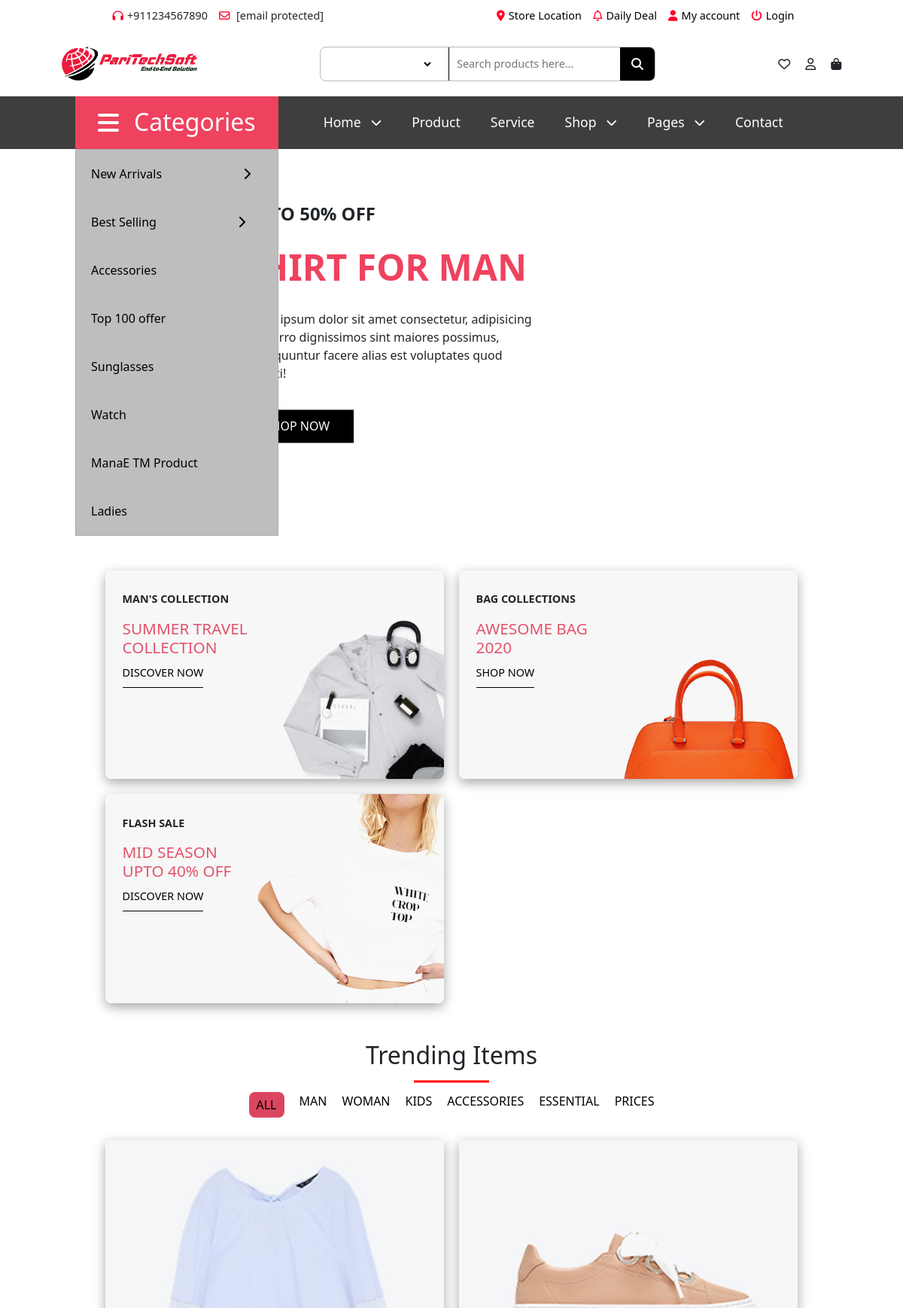
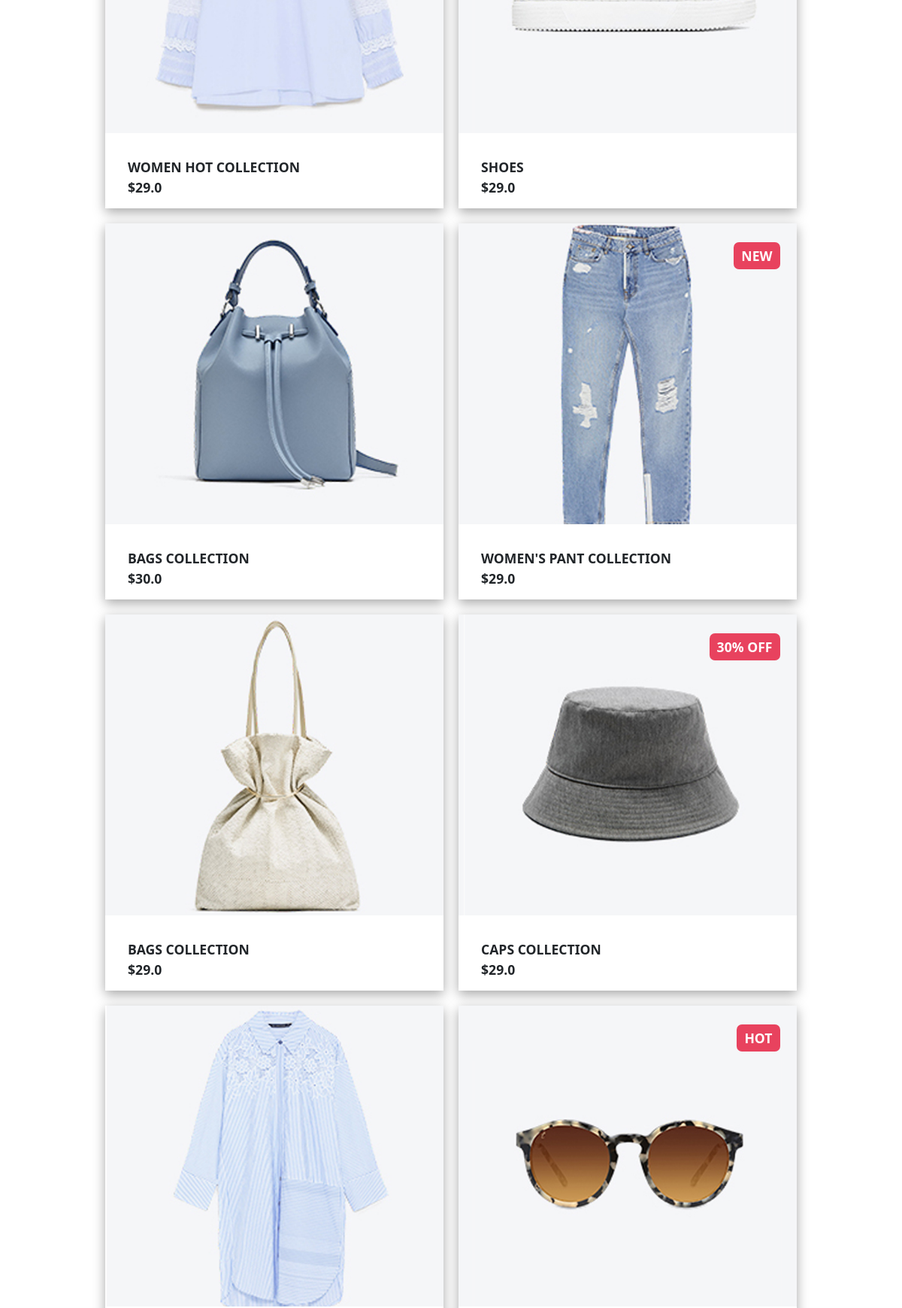
The page / (upper part) on the database its author committed (2 pictures, top to bottom).
### coreapp/models.py (models this page shows, shortened)
class Category(models.Model):
    name = models.CharField(max_length=50)

class Products(models.Model):
    name = models.CharField(max_length=100)
    price = models.FloatField()
    desc = models.TextField(blank=True)
    image = models.ImageField(upload_to='products_images/')
    offer = models.CharField(max_length=50, blank=True)
    categories = models.ManyToManyField(Category)

### coreapp/views.py (the view)
# urls.py: path('', views.index),
def index(request):
    products = Products.objects.all()
    categories = Category.objects.all()
    allproducts = Products.objects.all()
    return render(request, 'pages/index.html', {'products': products, 'categories': categories, 'allproducts': allproducts})

### templates/pages/index.html (shortened to what this page needs)
{% extends 'base.html' %} {% load static %} {% block pagecontent %}
<main class="main">
  <div class="main_wrap">
    <h3>up to 50% off</h3>
    <h1>shirt for man</h1>
    <p>
      Lorem ipsum dolor sit amet consectetur, adipisicing elit. Porro
      dignissimos sint maiores possimus, consequuntur facere alias est
      voluptates quod deleniti!
    </p>
    <button>shop now</button>
  </div>
</main>
{% include 'components/collections.html' %}
{% include 'components/products.html' %}
{% endblock %}

### templates/base.html (shortened to what this page needs)
{% load static %}
<!DOCTYPE html>
<html lang="en">
  <head>
    <link
      rel="stylesheet"
      href="{% static 'css/styles.css' %}"
      type="text/css"
    />
    <link href="https://cdn.jsdelivr.net/npm/bootstrap@5.3.1/dist/css/bootstrap.min.css" rel="stylesheet">
    <link rel="stylesheet" href="https://cdnjs.cloudflare.com/ajax/libs/font-awesome/6.4.2/css/all.min.css" />
  </head>
  <body>
    {% include 'pages/topbar.html' %}
    {% include 'pages/navbar.html' %}
    <section style="min-height: 100vh;">{% block pagecontent%} {% endblock %}</section>
  </body>
</html>

### templates/pages/topbar.html
<section class="topbar d-none d-md-flex px-0 px-md-5">
    <div class="contacts">
        <p>
            <i class="fa-solid fa-headphones"></i>+911234567890
        </p>
        <p>
            <i class="fa-regular fa-envelope"></i> [email protected]
        </p>
    </div>
    <div class="actions">
        <ul>
            <li><a href="#"><i class="fa-solid fa-location-dot"></i>Store Location</a></li>
            <li><a href="#"><i class="fa-regular fa-bell"></i>Daily Deal</a></li>
            <li><a href="#"><i class="fa-solid fa-user"></i>My account</a></li>
            <li><a href="#"><i class="fa-solid fa-power-off"></i>Login</a></li>
        </ul>
    </div>
</section>

### templates/pages/navbar.html (shortened to what this page needs)
{% load static %}
<nav class="navbar_wrap px-0 ">
  <section class="nav-head d-none d-md-flex">
    <div class="logo_wrap">
      <img src="{% static 'images/logo.png' %}" alt="logo" />
    </div>
    <div class="search_wrap">
      <select class="category">
        <option value=""></option>
        <option value="one">one</option>
      </select>
      <div class="search_bar">
        <input
          type="text"
          name="search"
          id="search"
          placeholder="Search products here..."
        />
        <p><i class="fa-solid fa-magnifying-glass"></i></p>
      </div>
    </div>
    <div class="profile">
      <p><i class="fa-regular fa-heart"></i></p>
      <p><i class="fa-regular fa-user"></i></p>
      <p><i class="fa-solid fa-bag-shopping"></i></p>
    </div>
  </section>
  <section class="nav_bar">
    <div class="nav_categories">
      <p><i class="fa-solid fa-bars"></i></p>
      <h2 class="my-0">Categories</h2>
      <div class="sub_categories d-none d-lg-block">
        <ul>
          <li><a href="#">New Arrivals <span class="arrow"><span><i class="fa-solid fa-chevron-right"></i></span></span></a></li>
          <li><a href="#">Best Selling <span class="arrow"><span><i class="fa-solid fa-chevron-right"></i></span></span></a></li>
          <li><a href="#">Accessories</a></li>
          <li><a href="#">Top 100 offer</a></li>
          <li><a href="#">Sunglasses</a></li>
          <li><a href="#">Watch</a></li>
          <li><a href="#">ManaE <span>TM</span> Product</a></li>
          <li><a href="#">Ladies</a></li>
        </ul>
      </div>
    </div>
    <div class="nav_links">
      <ul class="links_list">
        <li><a href="#">Home <span class="arrow-down"><i class="fa-solid fa-chevron-down"></i></span></a>
        </li>
        <li><a href="#">Product</a></li>
        <li><a href="#">Service</a></li>
        <li><a href="#">Shop <span class="arrow-down"><i class="fa-solid fa-chevron-down"></i></span></a>
          </li>
        <li><a href="#">Pages <span class="arrow-down"><i class="fa-solid fa-chevron-down"></i></span></a>
          </li>
        <li><a href="#">Contact</a></li>
      </ul>
    </div>
  </section>
</nav>

### templates/components/collections.html
{% load static %}
<section class="collection">
    <div class="collection_card">
        <img src="{%static 'images/mid-banner1.jpg' /%}" alt="summer_travel">
        <div class="collection_info">
            <p>man's collection</p>
            <h4>summer travel <br> collection</h4>
            <a href="#">discover now</a>
        </div>
    </div>
    <div class="collection_card">
        <img src="{%static 'images/mini-banner2.jpg' /%}" alt="summer_travel">
        <div class="collection_info">
            <p>bag collections</p>
            <h4>awesome bag  <br> 2020</h4>
            <a href="#">Shop now</a>
        </div>
    </div>
    <div class="collection_card">
        <img src="{%static 'images/mini-banner3.jpg' /%}" alt="summer_travel">
        <div class="collection_info">
            <p>flash sale</p>
            <h4>mid season <br> upto 40% off</h4>
            <a href="#">discover now</a>
        </div>
    </div>
</section>

### templates/components/products.html
<section class="products">
  <h2 class="prod_title">Trending Items</h2>
    <div class="categories">
      <ul>
        <li class="active"><a href="{% url 'products_category' 0 %}">All</a></li>
        {% for cat in categories %}
        <li class=""><a href="{% url 'products_category' cat.id %}">{{ cat.name }}</a></li>
        {% endfor %}
      </ul>
    </div>
    <div class="products_grid">
      {% for prod in products %}
      <div class="prod_card">
        <img src="{{ prod.image.url }}" alt="{{prod.name}}" />
        <div class="prod_info">
          <p>{{prod.name}}</p>
          <p>${{prod.price}}</p>
        </div>
        <div class="offer">
          {% if prod.offer %}
          <p>{{prod.offer}}</p>
          {% endif %}
        </div>
      </div>
      {% endfor %}
    </div>
  </section>

### templates/components/mid_banner.html (shortened to what this page needs)
{% load static %}

### templates/components/hot_items.html (shortened to what this page needs)
{% load static %}

### templates/components/best_top_prods.html (shortened to what this page needs)
{% load static %}

### templates/components/deal_timer.html (shortened to what this page needs)
{% load static %}

### templates/components/blog.html (shortened to what this page needs)
{% load static %}

### templates/pages/footer.html (shortened to what this page needs)
{% load static %}

### rows shown on the page
Category: name "MAN"
Category: name "WOMAN"
Category: name "KIDS"
Category: name "ACCESSORIES"
Category: name "ESSENTIAL"
Category: name "PRICES"
Products: image (picture), name "WOMEN HOT COLLECTION", price "29.0"
Products: image (picture), name "SHOES", price "29.0"
Products: image (picture), name "BAGS COLLECTION", price "30.0"
Products: image (picture), name "WOMEN'S PANT COLLECTION", price "29.0", offer "NEW"
Products: image (picture), name "BAGS COLLECTION", price "29.0"
Products: image (picture), name "CAPS COLLECTION", price "29.0", offer "30% OFF"
Products: image (picture)
Products: image (picture), offer "HOT"
